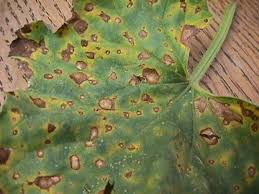
#> input picture Dataset/Manu's Disease Dataset/Alternaria Alternata/10.jpg, 259 x 194 px; its folder holds 4 pictures in this run
$ jupyter execute --allow-errors IDP.ipynb   (shell and % lines are left out)   (older library calls are emulated)
#> lines starting #> are read from the running program, lines starting #| are printed output that depends on the picture; after the words box and inside, x2 and y2 are one past the last pixel; in counts of white or black regions, pixels touching at a corner belong together
[cell 1]
from google.colab import files

# Upload the ZIP file
uploaded = files.upload()
#> the answer given: 1.jpg

import zipfile
import os

# Define the path to the uploaded zip file
zip_file_path = list(uploaded.keys())[0]  # Get the name of the uploaded file
extraction_path = '/content/Dataset_Extracted/'

# Create the extraction directory if it doesn't exist
os.makedirs(extraction_path, exist_ok=True)

# Unzip the file
#> (the rest of this cell did not finish here and is left out)

[cell 2]
# https://pypi.python.org/pypi/pydot
import pydot
import cartopy

[cell 3]
import cv2
import numpy as np
from sklearn.cluster import KMeans
from skimage.feature import graycomatrix, graycoprops
from skimage.measure import shannon_entropy
from sklearn import svm
from google.colab.patches import cv2_imshow  # For displaying images in Colab
import os

# Function to get image file path
def get_image_file():
    filename = input("Enter the full path to the leaf image file: ")
#> the answer given: Dataset/Manu's Disease Dataset/Alternaria Alternata/10.jpg
    return filename

# Load image and handle loading errors
filename = get_image_file()
image = cv2.imread(filename)
#> image is the input picture: shape (194, 259, 3); mean B, G, R 78.8, 122.9, 123.3
#> `image = cv2.resize(image, (256, 256))`:
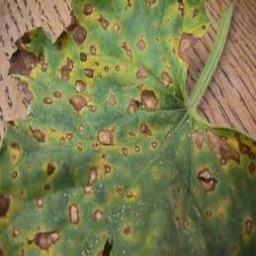
#> image: shape (256, 256, 3); mean B, G, R 78.6, 122.7, 123.1
#> `gray_image = cv2.cvtColor(image, cv2.COLOR_BGR2GRAY)`:
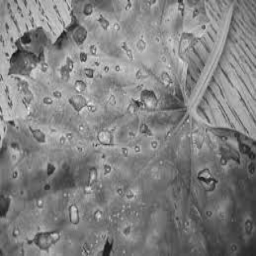
#> gray_image: shape (256, 256); min 20, max 232, mean 129.5
#> `_, otsu_image = cv2.threshold(gray_image, 0, 255, cv2.THRESH_BINARY + ..`:
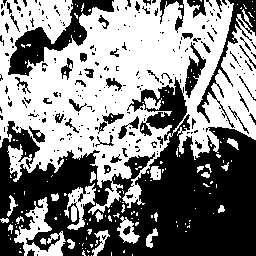
#> otsu_image: shape (256, 256); 52.1% white; 263 black regions (211 under 20 px), largest, box (x1, y1, x2, y2) and area: (0, 77, 256, 256) 23702, (8, 0, 114, 76) 2313, (197, 0, 256, 128) 1260
#> `lab_image = cv2.cvtColor(image, cv2.COLOR_BGR2LAB)`: lab_image: shape (256, 256, 3); mean of channels 0, 1, 2 140.8, 120.6, 154.2
#> `ab = lab_image[:, :, 1:3].reshape((-1, 2))`: ab = 65536 pairs, first value 97 to 150, second value 133 to 189
#> the loop `for i in range(3):` made 3 passes
#> pass 1, `cv2_imshow(seg_img)`:
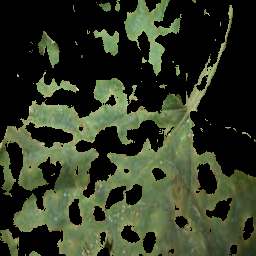
#> shown: shape (256, 256, 3); mean B, G, R 37.2, 57.8, 50.1
#> pass 2, `cv2_imshow(seg_img)`:
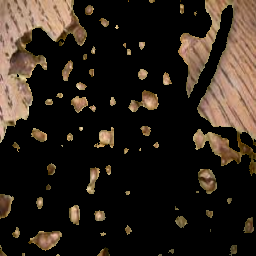
#> shown: shape (256, 256, 3); mean B, G, R 26.9, 35.3, 44.3
#> after the loop `for i in range(3):`:
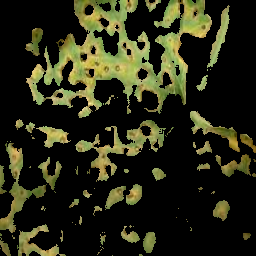
#> seg_img: shape (256, 256, 3); mean B, G, R 22.3, 41.8, 40.9
#> after the loop `for i in range(3):`: intensity_sums = [9515216, 6980911, 6881407]; segmented_images = 3 items
#> `cluster_no = np.argmin(intensity_sums)`: cluster_no = 2
#| Automatically selected cluster: 3
#> `seg_img = cv2.cvtColor(seg_img, cv2.COLOR_BGR2GRAY)`:
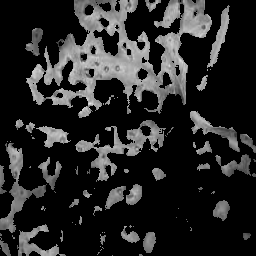
#> seg_img: shape (256, 256); min 0, max 232, mean 39.3
#> `area_diseased = np.sum(seg_img > 0)`: area_diseased = 17880
#> `area_total = np.sum(gray_image > 0)`: area_total = 65536
#> `affected_area_ratio = area_diseased / area_total`: affected_area_ratio = 0.273
#> `contrast = graycoprops(glcm, 'contrast')[0, 0]`: contrast = 1034
#> `correlation = graycoprops(glcm, 'correlation')[0, 0]`: correlation = 0.881
#> `energy = graycoprops(glcm, 'energy')[0, 0]`: energy = 0.7
#> `homogeneity = graycoprops(glcm, 'homogeneity')[0, 0]`: homogeneity = 0.734
#> `mean_val = np.mean(seg_img)`: mean_val = 39.31
#> `std_dev = np.std(seg_img)`: std_dev = 65.76
#> `entropy_val = shannon_entropy(seg_img)`: entropy_val = 2.69
#> `smoothness = 1 - (1 / (1 + np.sum(seg_img)))`: smoothness = 1
#> `skewness = np.mean((seg_img - mean_val) * 3) / (std_dev * 3)`: skewness = 0
#> `inverse_diff_moment = np.sum(seg_img / (1 + (np.arange(seg_img.shape[0..`: inverse_diff_moment = 25118.5
#> `features = [contrast, correlation, energy, homogeneity, mean_val, std_..`: features = [1034, 0.881, 0.7, 0.734, 39.31, 65.76, 2.69, 1, 0, 0, 25118.5]

#> (the rest of this cell did not finish here and is left out)

$ run again, on Dataset/Manu's Disease Dataset/Alternaria Alternata/13.jpg
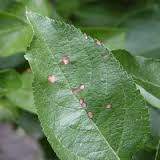
#> input picture Dataset/Manu's Disease Dataset/Alternaria Alternata/13.jpg, 160 x 160 px
#> image is the input picture: shape (160, 160, 3); mean B, G, R 85.8, 127.2, 97
#> `_, otsu_image = cv2.threshold(gray_image, 0, 255, cv2.THRESH_BINARY + ..`:
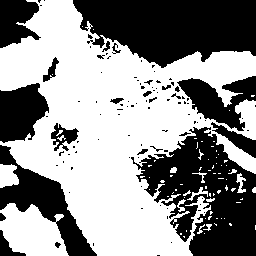
#> otsu_image: shape (256, 256); 56.1% white; 102 black regions (80 under 20 px), largest, box (x1, y1, x2, y2) and area: (73, 0, 256, 68) 9099, (131, 127, 256, 256) 8796, (0, 145, 97, 256) 3306
#> lab_image: shape (256, 256, 3); mean of channels 0, 1, 2 128.7, 108.9, 147.4
#> ab = 65536 pairs, first value 93 to 140, second value 119 to 174
#> the loop `for i in range(3):` made 3 passes
#> after the loop `for i in range(3):`:
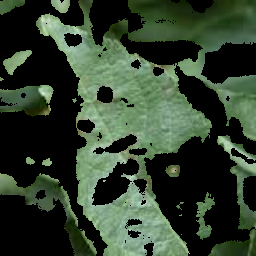
#> seg_img: shape (256, 256, 3); mean B, G, R 46.1, 64.2, 49.1
#> after the loop `for i in range(3):`: intensity_sums = [3387700, 6788524, 10445475]; segmented_images = 3 items
#> cluster_no = 0
#| Automatically selected cluster: 1
#> area_diseased = 8936
#> area_total = 65536
#> affected_area_ratio = 0.136
#> contrast = 246.7
#> correlation = 0.943
#> energy = 0.858
#> homogeneity = 0.917
#> mean_val = 17.58
#> std_dev = 46.34
#> entropy_val = 1.5
#> smoothness = 1
#> skewness = 0
#> inverse_diff_moment = 3019.2
#> features = [246.7, 0.943, 0.858, 0.917, 17.58, 46.34, 1.5, 1, 0, 0, 3019.2]

$ run again, on Dataset/Manu's Disease Dataset/Alternaria Alternata/15.jpg
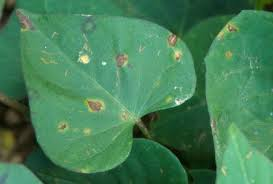
#> input picture Dataset/Manu's Disease Dataset/Alternaria Alternata/15.jpg, 273 x 184 px
#> image is the input picture: shape (184, 273, 3); mean B, G, R 87.1, 127.4, 68.6
#> `_, otsu_image = cv2.threshold(gray_image, 0, 255, cv2.THRESH_BINARY + ..`:
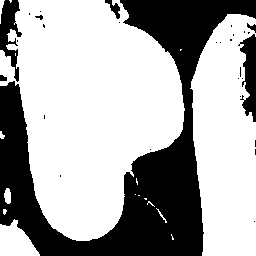
#> otsu_image: shape (256, 256); 66.4% white; 29 black regions (22 under 20 px), largest, box (x1, y1, x2, y2) and area: (0, 0, 256, 256) 19985, (238, 34, 256, 122) 924, (0, 0, 22, 82) 862
#> lab_image: shape (256, 256, 3); mean of channels 0, 1, 2 123.2, 99.5, 144.4
#> ab = 65536 pairs, first value 85 to 138, second value 120 to 174
#> the loop `for i in range(3):` made 3 passes
#> after the loop `for i in range(3):`: intensity_sums = [13485355, 4190186, 898211]; segmented_images = 3 items
#> cluster_no = 2
#| Automatically selected cluster: 3
#> `seg_img = cv2.cvtColor(seg_img, cv2.COLOR_BGR2GRAY)`:
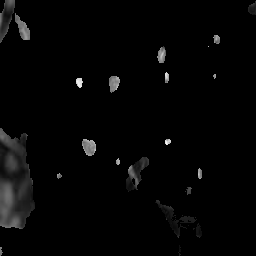
#> seg_img: shape (256, 256); min 0, max 249, mean 5
#> area_diseased = 5015
#> area_total = 65536
#> `affected_area_ratio = area_diseased / area_total`: affected_area_ratio = 0.0765
#> `affected_area_ratio += 0.15`: affected_area_ratio = 0.227
#> contrast = 126
#> correlation = 0.862
#> energy = 0.918
#> homogeneity = 0.934
#> mean_val = 5
#> std_dev = 21.44
#> entropy_val = 0.933
#> smoothness = 1
#> skewness = 0
#> inverse_diff_moment = 8787.6
#> features = [126, 0.862, 0.918, 0.934, 5, 21.44, 0.933, 1, 0, 0, 8787.6]

$ run again, on Dataset/Manu's Disease Dataset/Alternaria Alternata/16.jpg
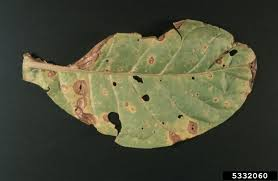
#> input picture Dataset/Manu's Disease Dataset/Alternaria Alternata/16.jpg, 278 x 181 px
#> image is the input picture: shape (181, 278, 3); mean B, G, R 57.1, 78.1, 77.4
#> otsu_image: shape (256, 256); 37.4% white; 7 white regions (1 under 20 px), largest, box (x1, y1, x2, y2) and area: (20, 27, 237, 210) 24329, (238, 244, 246, 253) 45, (224, 244, 232, 253) 44, (214, 244, 218, 253) 24, (233, 244, 237, 253) 22, (219, 245, 223, 253) 20
#> lab_image: shape (256, 256, 3); mean of channels 0, 1, 2 85.6, 123.8, 140.1
#> ab = 65536 pairs, first value 111 to 149, second value 120 to 169
#> the loop `for i in range(3):` made 3 passes
#> after the loop `for i in range(3):`: intensity_sums = [7787407, 4728947, 2333466]; segmented_images = 3 items
#> cluster_no = 2
#| Automatically selected cluster: 3
#> `seg_img = cv2.cvtColor(seg_img, cv2.COLOR_BGR2GRAY)`:
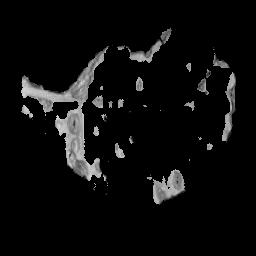
#> seg_img: shape (256, 256); min 0, max 222, mean 12.6
#> area_diseased = 5711
#> area_total = 65536
#> `affected_area_ratio = area_diseased / area_total`: affected_area_ratio = 0.0871
#> `affected_area_ratio += 0.15`: affected_area_ratio = 0.237
#> contrast = 402.6
#> correlation = 0.888
#> energy = 0.903
#> homogeneity = 0.911
#> mean_val = 12.62
#> std_dev = 42.27
#> entropy_val = 1.04
#> smoothness = 1
#> skewness = 0
#> inverse_diff_moment = 13080.8
#> features = [402.6, 0.888, 0.903, 0.911, 12.62, 42.27, 1.04, 1, 0, 0, 13080.8]
